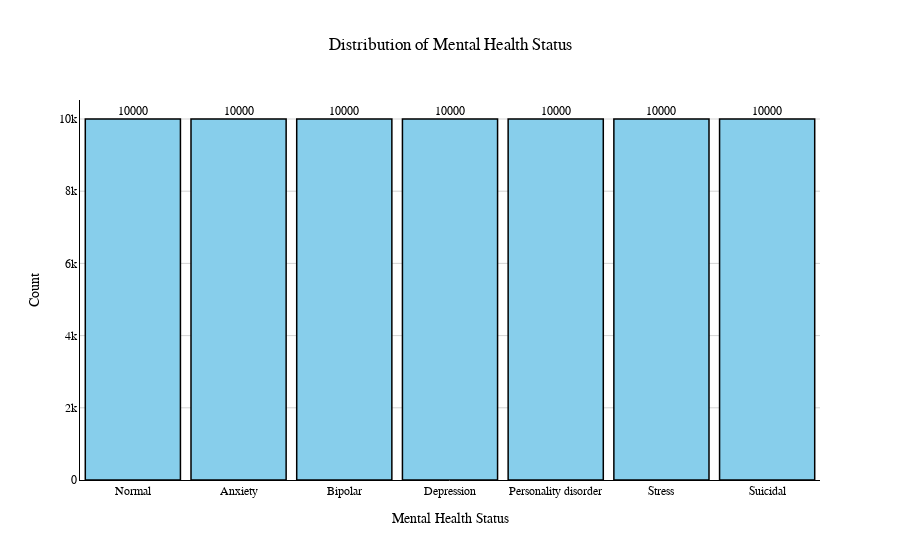

The notebook cell this image was saved under:
### Code cell
status_counts = df_balanced["status"].value_counts().reset_index()
status_counts.columns = ["status", "count"]  # Rename columns for clarity

fig = px.histogram(status_counts, x="status", y="count", title='Distribution of Mental Health Status')

fig.update_layout(
    title_text='Distribution of Mental Health Status',
    title_x=0.5,
    xaxis_title="Mental Health Status",
    yaxis_title="Count",
    font=dict(family="Arial, sans-serif", size=12, color="black"),
    bargap=0.1,  # Adjust gap as needed
    plot_bgcolor="white",
    paper_bgcolor="white",
    xaxis=dict(
        showline=True,
        showgrid=False,
        linecolor="black",
        categoryorder='total descending' # Order by count descending
    ),
    yaxis=dict(
        showline=True,
        showgrid=True,
        gridcolor="lightgray",
        linecolor="black"
    )
)

fig.update_traces(marker_color='skyblue',
                  marker_line_color='black',
                  marker_line_width=1.5)

# Add annotations (count labels on bars)
for i in range(len(status_counts)):
    fig.add_annotation(
        x=status_counts['status'][i],
        y=status_counts['count'][i],
        text=str(status_counts['count'][i]),
        showarrow=False,
        yanchor='bottom'
    )



fig.show()

### Figure 1 — Plotly figure (JSON) as saved in the notebook; plotly's stock layout.template omitted (floating-point values rounded to 4 significant figures)
{"data": [{"alignmentgroup": "True", "bingroup": "x", "histfunc": "sum", "hovertemplate": "status=%{x}<br>sum of count=%{y}<extra></extra>", "legendgroup": "", "marker": {"color": "skyblue", "line": {"color": "black", "width": 1.5}, "pattern": {"shape": ""}}, "name": "", "offsetgroup": "", "orientation": "v", "showlegend": false, "type": "histogram", "x": ["Normal", "Anxiety", "Bipolar", "Depression", "Personality disorder", "Stress", "Suicidal"], "xaxis": "x", "y": [10000, 10000, 10000, 10000, 10000, 10000, 10000], "yaxis": "y"}], "layout": {"annotations": [{"showarrow": false, "text": "10000", "x": "Normal", "y": 10000, "yanchor": "bottom"}, {"showarrow": false, "text": "10000", "x": "Anxiety", "y": 10000, "yanchor": "bottom"}, {"showarrow": false, "text": "10000", "x": "Bipolar", "y": 10000, "yanchor": "bottom"}, {"showarrow": false, "text": "10000", "x": "Depression", "y": 10000, "yanchor": "bottom"}, {"showarrow": false, "text": "10000", "x": "Personality disorder", "y": 10000, "yanchor": "bottom"}, {"showarrow": false, "text": "10000", "x": "Stress", "y": 10000, "yanchor": "bottom"}, {"showarrow": false, "text": "10000", "x": "Suicidal", "y": 10000, "yanchor": "bottom"}], "bargap": 0.1, "barmode": "relative", "font": {"color": "black", "family": "Arial, sans-serif", "size": 12}, "legend": {"tracegroupgap": 0}, "paper_bgcolor": "white", "plot_bgcolor": "white", "title": {"text": "Distribution of Mental Health Status", "x": 0.5}, "xaxis": {"anchor": "y", "categoryorder": "total descending", "domain": [0, 1], "linecolor": "black", "showgrid": false, "showline": true, "title": {"text": "Mental Health Status"}}, "yaxis": {"anchor": "x", "domain": [0, 1], "gridcolor": "lightgray", "linecolor": "black", "showgrid": true, "showline": true, "title": {"text": "Count"}}}}
